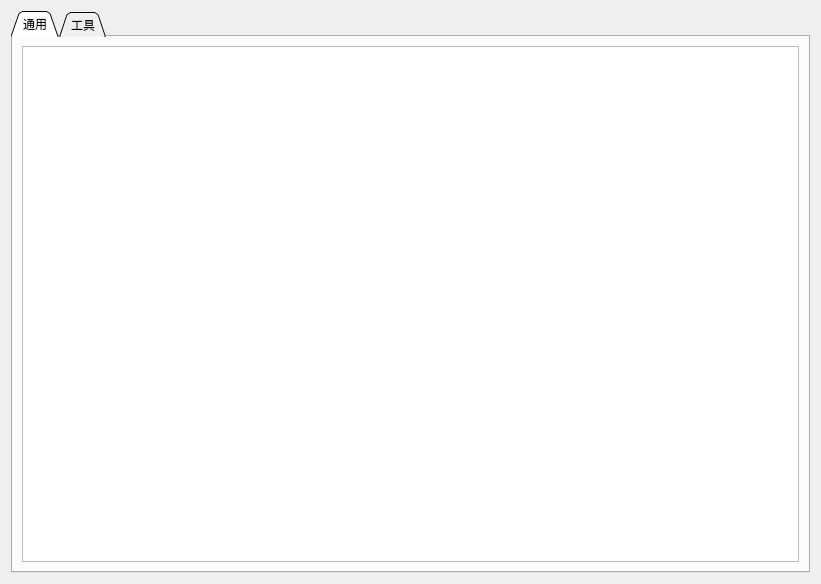
<?xml version="1.0" encoding="UTF-8"?>
<ui version="4.0">
 <class>PageAppGeneral</class>
 <widget class="QWidget" name="PageAppGeneral">
  <property name="geometry">
   <rect>
    <x>0</x>
    <y>0</y>
    <width>821</width>
    <height>584</height>
   </rect>
  </property>
  <property name="windowTitle">
   <string>Form</string>
  </property>
  <layout class="QVBoxLayout" name="verticalLayout_2">
   <item>
    <widget class="QTabWidget" name="tabWidget">
     <property name="tabShape">
      <enum>QTabWidget::TabShape::Triangular</enum>
     </property>
     <property name="currentIndex">
      <number>0</number>
     </property>
     <widget class="QWidget" name="tab">
      <attribute name="title">
       <string>通用</string>
      </attribute>
      <layout class="QVBoxLayout" name="verticalLayout">
       <item>
        <widget class="ParamTable" name="appTab"/>
       </item>
      </layout>
     </widget>
     <widget class="QWidget" name="tab_2">
      <attribute name="title">
       <string>工具</string>
      </attribute>
      <layout class="QVBoxLayout" name="verticalLayout_4" stretch="0,1">
       <item>
        <widget class="QGroupBox" name="groupBox">
         <property name="title">
          <string>舵机输出</string>
         </property>
         <layout class="QVBoxLayout" name="verticalLayout_3">
          <item>
           <widget class="QSlider" name="servoSlider">
            <property name="maximum">
             <number>1000</number>
            </property>
            <property name="value">
             <number>500</number>
            </property>
            <property name="orientation">
             <enum>Qt::Orientation::Horizontal</enum>
            </property>
            <property name="tickPosition">
             <enum>QSlider::TickPosition::TicksBothSides</enum>
            </property>
            <property name="tickInterval">
             <number>50</number>
            </property>
           </widget>
          </item>
          <item>
           <layout class="QHBoxLayout" name="horizontalLayout">
            <item>
             <spacer name="horizontalSpacer">
              <property name="orientation">
               <enum>Qt::Orientation::Horizontal</enum>
              </property>
              <property name="sizeHint" stdset="0">
               <size>
                <width>40</width>
                <height>20</height>
               </size>
              </property>
             </spacer>
            </item>
            <item>
             <widget class="QPushButton" name="servoCenterButton">
              <property name="text">
               <string>居中</string>
              </property>
             </widget>
            </item>
            <item>
             <spacer name="horizontalSpacer_2">
              <property name="orientation">
               <enum>Qt::Orientation::Horizontal</enum>
              </property>
              <property name="sizeHint" stdset="0">
               <size>
                <width>40</width>
                <height>20</height>
               </size>
              </property>
             </spacer>
            </item>
           </layout>
          </item>
         </layout>
        </widget>
       </item>
       <item>
        <spacer name="verticalSpacer">
         <property name="orientation">
          <enum>Qt::Orientation::Vertical</enum>
         </property>
         <property name="sizeHint" stdset="0">
          <size>
           <width>20</width>
           <height>406</height>
          </size>
         </property>
        </spacer>
       </item>
      </layout>
     </widget>
    </widget>
   </item>
  </layout>
 </widget>
 <customwidgets>
  <customwidget>
   <class>ParamTable</class>
   <extends>QTableWidget</extends>
   <header>widgets/paramtable.h</header>
  </customwidget>
 </customwidgets>
 <resources/>
 <connections/>
</ui>
